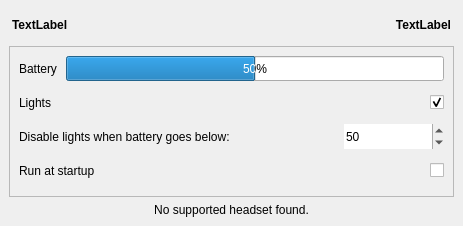
<?xml version="1.0" encoding="UTF-8"?>
<ui version="4.0">
 <class>MainWindow</class>
 <widget class="QMainWindow" name="MainWindow">
  <property name="geometry">
   <rect>
    <x>0</x>
    <y>0</y>
    <width>463</width>
    <height>226</height>
   </rect>
  </property>
  <property name="sizePolicy">
   <sizepolicy hsizetype="Minimum" vsizetype="Minimum">
    <horstretch>0</horstretch>
    <verstretch>0</verstretch>
   </sizepolicy>
  </property>
  <property name="windowTitle">
   <string>MainWindow</string>
  </property>
  <widget class="QWidget" name="centralwidget">
   <layout class="QGridLayout" name="gridLayout_2">
    <property name="leftMargin">
     <number>9</number>
    </property>
    <property name="topMargin">
     <number>9</number>
    </property>
    <property name="rightMargin">
     <number>9</number>
    </property>
    <property name="bottomMargin">
     <number>9</number>
    </property>
    <item row="5" column="0" colspan="2">
     <widget class="QLabel" name="notFoundLabel">
      <property name="sizePolicy">
       <sizepolicy hsizetype="Preferred" vsizetype="Fixed">
        <horstretch>0</horstretch>
        <verstretch>0</verstretch>
       </sizepolicy>
      </property>
      <property name="text">
       <string>No supported headset found.</string>
      </property>
      <property name="alignment">
       <set>Qt::AlignmentFlag::AlignCenter</set>
      </property>
     </widget>
    </item>
    <item row="0" column="0" colspan="2">
     <layout class="QGridLayout" name="gridLayout_3" columnstretch="10,0">
      <property name="leftMargin">
       <number>3</number>
      </property>
      <property name="topMargin">
       <number>3</number>
      </property>
      <property name="rightMargin">
       <number>3</number>
      </property>
      <property name="bottomMargin">
       <number>3</number>
      </property>
      <item row="0" column="0">
       <widget class="QLabel" name="deviceLabel">
        <property name="sizePolicy">
         <sizepolicy hsizetype="Preferred" vsizetype="Fixed">
          <horstretch>0</horstretch>
          <verstretch>0</verstretch>
         </sizepolicy>
        </property>
        <property name="minimumSize">
         <size>
          <width>0</width>
          <height>25</height>
         </size>
        </property>
        <property name="font">
         <font>
          <bold>true</bold>
         </font>
        </property>
        <property name="text">
         <string>TextLabel</string>
        </property>
        <property name="alignment">
         <set>Qt::AlignmentFlag::AlignLeading|Qt::AlignmentFlag::AlignLeft|Qt::AlignmentFlag::AlignVCenter</set>
        </property>
       </widget>
      </item>
      <item row="0" column="1">
       <widget class="QLabel" name="statusLabel">
        <property name="sizePolicy">
         <sizepolicy hsizetype="Preferred" vsizetype="Fixed">
          <horstretch>0</horstretch>
          <verstretch>0</verstretch>
         </sizepolicy>
        </property>
        <property name="minimumSize">
         <size>
          <width>0</width>
          <height>25</height>
         </size>
        </property>
        <property name="font">
         <font>
          <bold>true</bold>
         </font>
        </property>
        <property name="layoutDirection">
         <enum>Qt::LayoutDirection::LeftToRight</enum>
        </property>
        <property name="text">
         <string>TextLabel</string>
        </property>
        <property name="alignment">
         <set>Qt::AlignmentFlag::AlignRight|Qt::AlignmentFlag::AlignTrailing|Qt::AlignmentFlag::AlignVCenter</set>
        </property>
       </widget>
      </item>
     </layout>
    </item>
    <item row="1" column="0" colspan="2">
     <widget class="QFrame" name="frame">
      <property name="frameShape">
       <enum>QFrame::Shape::StyledPanel</enum>
      </property>
      <property name="frameShadow">
       <enum>QFrame::Shadow::Sunken</enum>
      </property>
      <layout class="QGridLayout" name="gridLayout_5">
       <property name="leftMargin">
        <number>9</number>
       </property>
       <property name="topMargin">
        <number>9</number>
       </property>
       <property name="rightMargin">
        <number>9</number>
       </property>
       <property name="bottomMargin">
        <number>9</number>
       </property>
       <property name="spacing">
        <number>9</number>
       </property>
       <item row="2" column="0" colspan="3">
        <layout class="QGridLayout" name="gridLayout_7">
         <item row="0" column="0">
          <widget class="QLabel" name="batteryLabel">
           <property name="minimumSize">
            <size>
             <width>0</width>
             <height>25</height>
            </size>
           </property>
           <property name="text">
            <string>Battery</string>
           </property>
          </widget>
         </item>
         <item row="0" column="1">
          <widget class="QProgressBar" name="batteryBar">
           <property name="minimumSize">
            <size>
             <width>0</width>
             <height>25</height>
            </size>
           </property>
           <property name="value">
            <number>50</number>
           </property>
          </widget>
         </item>
        </layout>
       </item>
       <item row="5" column="0">
        <widget class="QLabel" name="startupLabel">
         <property name="minimumSize">
          <size>
           <width>0</width>
           <height>25</height>
          </size>
         </property>
         <property name="text">
          <string>Run at startup</string>
         </property>
        </widget>
       </item>
       <item row="5" column="2">
        <widget class="QCheckBox" name="startupCheckbox">
         <property name="minimumSize">
          <size>
           <width>0</width>
           <height>25</height>
          </size>
         </property>
         <property name="layoutDirection">
          <enum>Qt::LayoutDirection::RightToLeft</enum>
         </property>
         <property name="text">
          <string/>
         </property>
        </widget>
       </item>
       <item row="4" column="2">
        <widget class="QSpinBox" name="lightBatterySpinbox">
         <property name="minimumSize">
          <size>
           <width>100</width>
           <height>25</height>
          </size>
         </property>
         <property name="frame">
          <bool>false</bool>
         </property>
         <property name="maximum">
          <number>100</number>
         </property>
         <property name="value">
          <number>50</number>
         </property>
        </widget>
       </item>
       <item row="4" column="1">
        <spacer name="horizontalSpacer">
         <property name="orientation">
          <enum>Qt::Orientation::Horizontal</enum>
         </property>
         <property name="sizeType">
          <enum>QSizePolicy::Policy::Expanding</enum>
         </property>
         <property name="sizeHint" stdset="0">
          <size>
           <width>40</width>
           <height>20</height>
          </size>
         </property>
        </spacer>
       </item>
       <item row="4" column="0">
        <widget class="QLabel" name="lightBatteryLabel">
         <property name="minimumSize">
          <size>
           <width>0</width>
           <height>25</height>
          </size>
         </property>
         <property name="text">
          <string>Disable lights when battery goes below:</string>
         </property>
        </widget>
       </item>
       <item row="3" column="1" colspan="2">
        <widget class="QCheckBox" name="ledBox">
         <property name="minimumSize">
          <size>
           <width>0</width>
           <height>25</height>
          </size>
         </property>
         <property name="layoutDirection">
          <enum>Qt::LayoutDirection::RightToLeft</enum>
         </property>
         <property name="text">
          <string/>
         </property>
         <property name="checked">
          <bool>true</bool>
         </property>
         <property name="tristate">
          <bool>false</bool>
         </property>
        </widget>
       </item>
       <item row="3" column="0">
        <widget class="QLabel" name="ledLabel">
         <property name="minimumSize">
          <size>
           <width>0</width>
           <height>25</height>
          </size>
         </property>
         <property name="text">
          <string>Lights</string>
         </property>
        </widget>
       </item>
      </layout>
     </widget>
    </item>
   </layout>
  </widget>
 </widget>
 <resources/>
 <connections/>
</ui>
